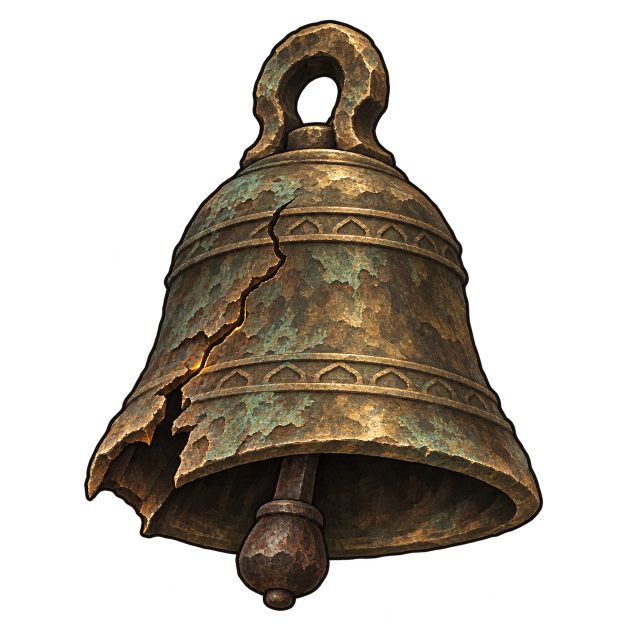
#> input picture GeneratedArt/BrokenBell/broken-bell-v1.png, 1254 x 1254 px (shown at 1/2 size)
$ python -i render_enemy_idles.py   (imports and definitions only)
#> lines starting #> are read from the running program, lines starting #| are printed output that depends on the picture; after the words box and inside, x2 and y2 are one past the last pixel; in counts of white or black regions, pixels touching at a corner belong together
"""Render texture-preserving idle loops from the existing enemy artwork."""
from __future__ import annotations

import hashlib
import json
import math
from pathlib import Path
import zipfile

import cv2
import numpy as np
from PIL import Image, ImageDraw, ImageFont, ImageSequence

ROOT = Path(__file__).resolve().parents[2]
SIZE = 768
COUNT = 24
COLS = 6
ROWS = 4
GROUND = 720


def digest(path):
    return hashlib.sha256(path.read_bytes()).hexdigest()


def smooth(a, b, value):
    v = np.clip((value - a) / (b - a), 0.0, 1.0)
    return v * v * (3.0 - 2.0 * v)


def prepare(source):
#> called with source = '../BrokenBell/broken-bell-v1.png'
    raw = np.array(Image.open(source).convert('RGBA'))
#> raw is the input picture: shape (1254, 1254, 4); mean R, G, B, A 33.5, 27, 18.3, 95.7
    yy, xx = np.where(raw[:, :, 3] > 8)
    box = (int(xx.min()), int(yy.min()), int(xx.max() + 1), int(yy.max() + 1))
#> box = (167, 39, 1087, 1222)
    scale = min(672 / (box[2] - box[0]), 656 / (box[3] - box[1]))
#> scale = 0.555
    width = round((box[2] - box[0]) * scale)
#> width = 510
    height = round((box[3] - box[1]) * scale)
#> height = 656
    left, top = (SIZE - width) // 2, GROUND - height
#> left = 129; top = 64
    crop = Image.fromarray(raw).crop(box).resize((width, height), Image.Resampling.LANCZOS)
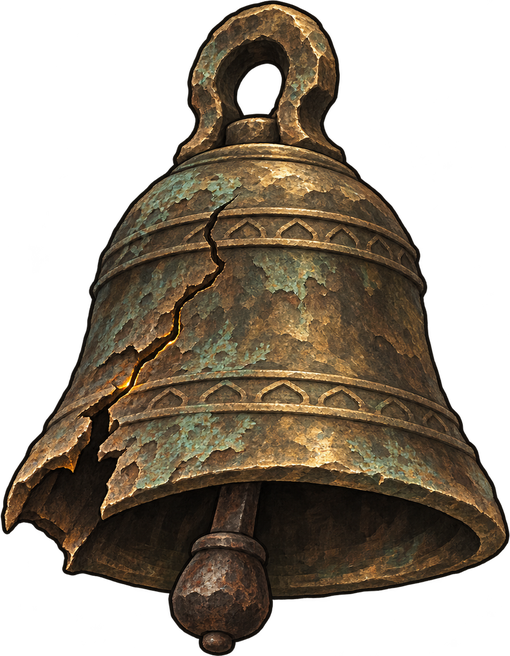
#> crop: PIL image 510x656 RGBA; mean R, G, B, A 48.1, 38.7, 26.3, 138.3; transparent parts drawn white
    canvas = Image.new('RGBA', (SIZE, SIZE))
#> canvas: PIL image 768x768 RGBA; every value is 0
    canvas.paste(crop, (left, top))
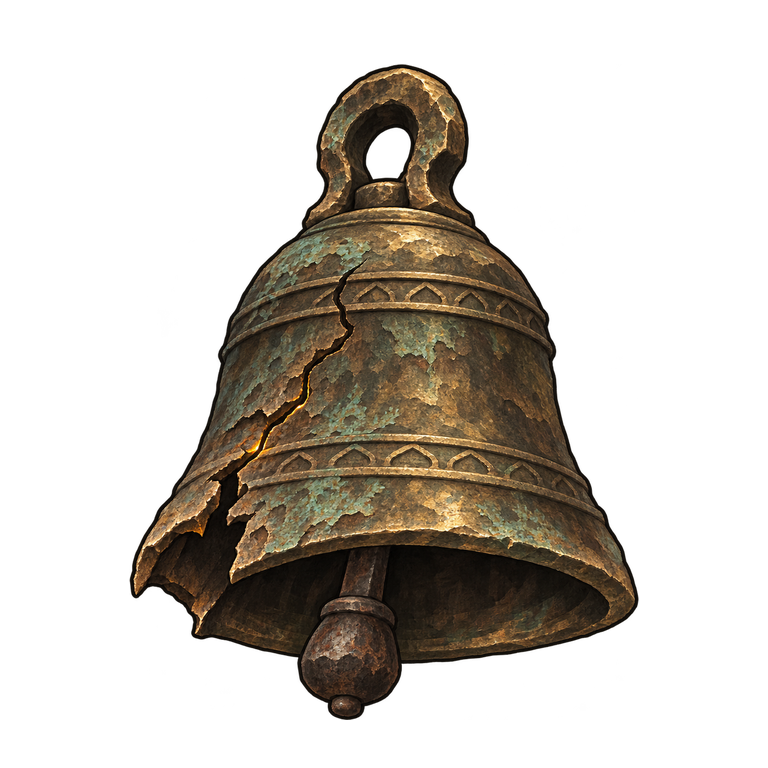
#> canvas: PIL image 768x768 RGBA; mean R, G, B, A 27.3, 22, 14.9, 78.5; transparent parts drawn white
    base = np.array(canvas)
    # Near-invisible generation noise is excluded from the render, never from the source.
    base[base[:, :, 3] <= 2] = 0
#> base: shape (768, 768, 4); 0.4% of pixels changed, all inside (x1, y1, x2, y2) = (129, 64, 639, 720)
    sy, sx = np.mgrid[:SIZE, :SIZE].astype(np.float32)
    source_x = (sx - left) / (width / (box[2] - box[0])) + box[0]
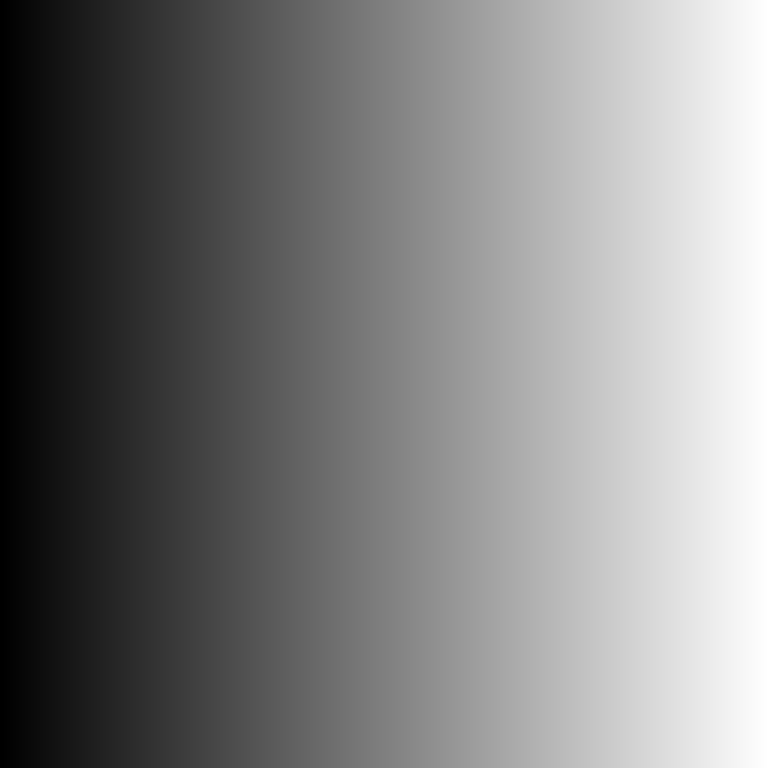
#> source_x: shape (768, 768) float32; min -65.71, max 1317.9, mean 626.1; drawn with min black and max white
    source_y = (sy - top) / (height / (box[3] - box[1])) + box[1]
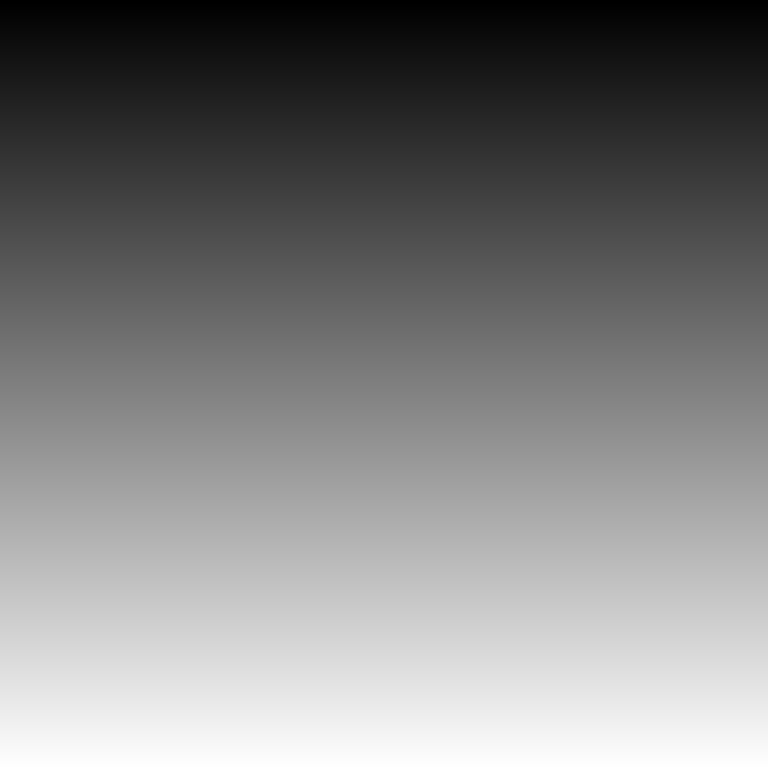
#> source_y: shape (768, 768) float32; min -76.41, max 1306.8, mean 615.2; drawn with min black and max white
    return base, source_x, source_y, dict(sourceCrop=list(box), scale=scale,
                                        left=left, top=top, resizedWidth=width, resizedHeight=height)


# [229 lines left out: functions scarecrow_motion, tail_weights, lizard_motion, render, make_gif, inspect_animation and 2 more, not called in this run]


# [3 lines not run here, left out]

>>> result = prepare('../BrokenBell/broken-bell-v1.png')
